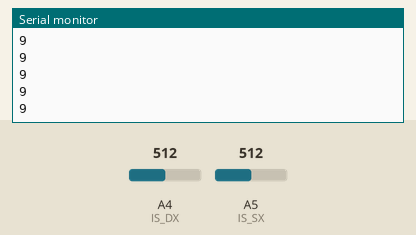
The sketch below on a simulated Arduino Uno, built with avr-gcc and run on an emulated ATmega328P. Parts: the last lines printed to the serial monitor. Inputs (shaded band) come from the test bench; at power-on: A4 (IS_DX) = 512, A5 (IS_SX) = 512.

Above: at 1.2 s.
1.3 s: A4 (IS_DX) set to 716
At 1.43 s:
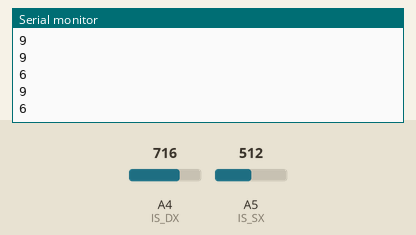
2.8 s: A5 (IS_SX) set to 306
At 2.84 s:
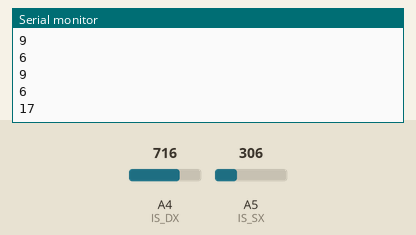
4.3 s: A4 (IS_DX) set to 900
At 4.36 s:
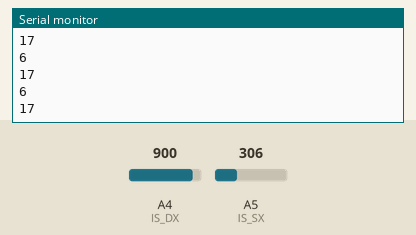
5.8 s: A5 (IS_SX) set to 122
At 5.89 s:
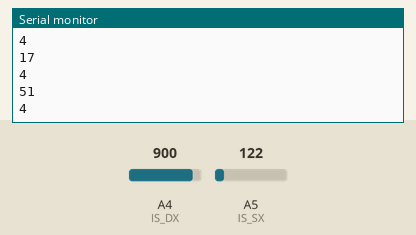
Timing chart, 0 to 8.3 s (numbered marks = the images above; inputs shaded):
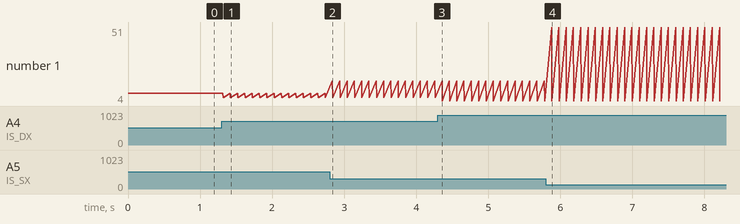

Measured:
- after the input at 1.3 s, the serial monitor: prints a new line at once (image 1)
- after the input at 2.8 s, the serial monitor: prints a new line at once (image 2)
- after the input at 5.8 s, the serial monitor: prints a new line after 0.08 s (image 4)
- plotted number 1: 9 → 6 after the input at 1.3 s, 6 → 4 after the input at 4.3 s

The sketch:

sketch_may25a.ino
```cpp
#define IS_SX A5
#define IS_DX A4

//#include <Sharp_IR.h>

void setup() {
  // put your setup code here, to run once:
  Serial.begin(9600);
}

void loop() {
  // put your main code here, to run repeatedly:
  int in = analogRead(IS_SX);
  float volt = map(in, 0, 1023, 0, 5);
  int distanceCm = 27.728 * pow(map(in, 0, 1023, 0, 5000)/1000.0, -1.2045);
  Serial.println(distanceCm);

  in = analogRead(IS_DX);
  volt = map(in, 0, 1023, 0, 5);
  distanceCm = 27.728 * pow(map(in, 0, 1023, 0, 5000)/1000.0, -1.2045);
  Serial.println(distanceCm);


  delay(100); // slow down serial port
}
```
